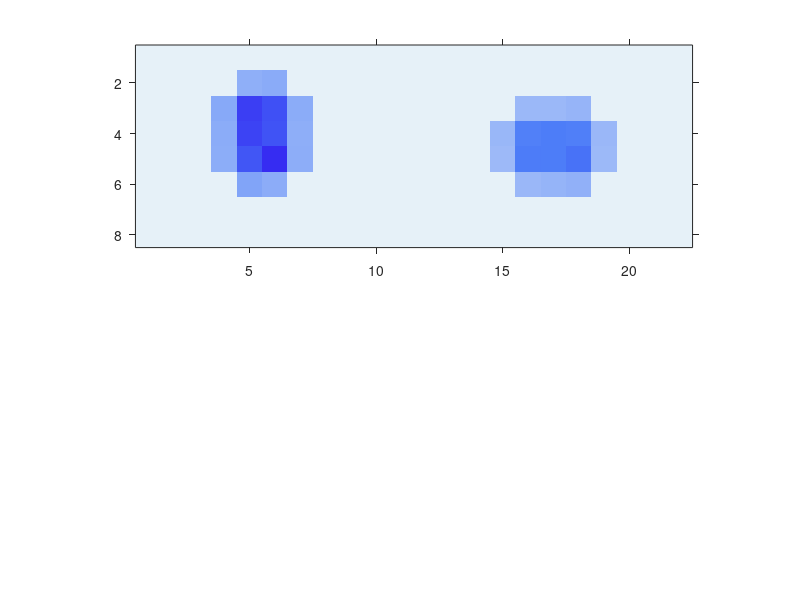

Write the MATLAB code that produced this figure. (Note: this script raises an error after producing the figure.)
clc;clear;close all
x_num1=22;y_num1=8;
rec_num=35;
src_num1=x_num1*y_num1;
da1=load("multi_test_mod_f1.txt");
A1=da1(:,1);
t1=da1(:,2);
d1=da1(:,3);
t1(A1==0)=0;
da1=load("multi_inv_mod_f1.txt");
A_init1=da1(:,1);
t_init1=da1(:,2);
d_init1=da1(:,3);
t_init1(A_init1<0.1)=0;

x_num2=14;y_num2=6;
src_num2=x_num2*y_num2;
da2=load("multi_test_mod_f2.txt");
A2=da2(:,1);
t2=da2(:,2);
d2=da2(:,3);
t2(A2==0)=0;
da2=load("multi_inv_mod_f2.txt");
A_init2=da2(:,1);
t_init2=da2(:,2);
d_init2=da2(:,3);
t_init2(A_init2<0.1)=0;


fs=13;
load c1.mat
load c3.mat
%subfigure a--------------------------------------------------------------
a1=reshape(A1,[x_num1,y_num1]);
a1=fliplr(a1);
a2=reshape(A2,[x_num2,y_num2]);
a2=fliplr(a2);
figure
subplot(2,1,1)
colormap(c3)
imagesc(a1');
set(gca,'TickDir','out')
axis equal
xlim([0.5 x_num1+0.5])
ylim([0.5 y_num1+0.5])
clim([0 10]);
ax = gca; 
ax.XAxisLocation = 'top'; 
ax.FontSize=fs;
ax.FontName='Arial';
ax.FontWeight="bold";
ax.XAxis.MinorTick = 'on';
ax.YAxis.MinorTick = 'on';
xlabel("Distance along strike of Fault-1 (km)",'FontSize',fs,"fontweight",'bold','FontName','Arial')
ax.XAxis.MinorTickValues = 0.5:1:22.5;
xticks([0.5,5.5, 10.5, 15.5, 20.5]);
xticklabels({'0','25', '50', '75', '100'});
ylabel("Depth (km)",'FontSize',fs,"fontweight",'bold','FontName','Arial')
yticks([2.3475,4.6569,6.9663]);
yticklabels({'10','20','30'});
sub_fault_mid=zeros(src_num1,2);
sub_fault_length=zeros(src_num1,2);
k=1;
for i=1:y_num1
    for j=1:x_num1
    sub_fault_mid(k,1)=j;
    sub_fault_mid(k,2)=y_num1-i+1;
    sub_fault_length(k,1)=A1(k)*cos(d1(k)*pi/180);
    sub_fault_length(k,2)=-A1(k)*sin(d1(k)*pi/180);
    k=k+1;
    end
end
hold on
set(gca, 'box', 'off');
XL = get(gca,'xlim'); XR = XL(2);
YL = get(gca,'ylim'); YT = YL(2);
plot(XL,YT*ones(size(XL)),'k','linewidth',0.5)
hold on
plot(XR*ones(size(YL)),YL,'k','linewidth',0.5)
hold on
quiver(sub_fault_mid(:,1),sub_fault_mid(:,2),sub_fault_length(:,1),sub_fault_length(:,2),0.8,'k')

subplot(2,1,2)
colormap(c3)
imagesc(a2')
set(gca,'TickDir','out')
axis equal
xlim([0.5 x_num2+0.5])
ylim([0.5 y_num2+0.5])
pbaspect([1 1 1]);
clim([0 10]);
ax = gca; 
ax.FontSize=fs;
ax.FontName='Arial';
ax.FontWeight="bold";
ax.XAxis.MinorTick = 'on';
ax.YAxis.MinorTick = 'on';
ax.XAxis.MinorTickValues = 0.5:1.4:14.5;
% xlabel("Distance along strike of Fault-2 (km)",'FontSize',fs,"fontweight",'bold','FontName','Arial','Position',[8.657486990680846,8.084094456978676,1])
xticks([0.5,7.5, 14.5]);
xticklabels({'0','35','70'});
ylabel("Depth (km)",'FontSize',fs,"fontweight",'bold','FontName','Arial')
yticks([2.5887,5.1995]);
yticklabels({'10','20'});
sub_fault_mid=zeros(src_num2,2);
sub_fault_length=zeros(src_num2,2);
k=1;
for i=1:y_num2
    for j=1:x_num2
    sub_fault_mid(k,1)=j;
    sub_fault_mid(k,2)=y_num2-i+1;
    sub_fault_length(k,1)=A2(k)*cos(d2(k)*pi/180);
    sub_fault_length(k,2)=-A2(k)*sin(d2(k)*pi/180);
    k=k+1;
    end
end
hold on
set(gca, 'box', 'off');
XL = get(gca,'xlim'); XR = XL(2);
YL = get(gca,'ylim'); YT = YL(1);
plot(XL,YT*ones(size(XL)),'k','linewidth',0.5)
hold on
plot(XR*ones(size(YL)),YL,'k','linewidth',0.5)
hold on
quiver(sub_fault_mid(:,1),sub_fault_mid(:,2),sub_fault_length(:,1),sub_fault_length(:,2),0.8*70/110,'k')
set(gca, 'Position', [0.215178571428571,0.307993197278912,0.452678571428571,0.258673469387755]); 
% exportgraphics(gcf, 'C:\Users\yuqinhua\Desktop\反演绘图\pic\mod2_a1.png', 'Resolution', 900);

%subfigure b--------------------------------------------------------------
a1=reshape(A_init1,[x_num1,y_num1]);
a1=fliplr(a1);
a2=reshape(A_init2,[x_num2,y_num2]);
a2=fliplr(a2);
figure
subplot(2,1,1)
colormap(c3)
imagesc(a1');
set(gca,'TickDir','out')
axis equal
xlim([0.5 x_num1+0.5])
ylim([0.5 y_num1+0.5])
clim([0 10]);
ax = gca; 
ax.XAxisLocation = 'top'; 
ax.FontSize=fs;
ax.FontName='Arial';
ax.FontWeight="bold";
ax.XAxis.MinorTick = 'on';
ax.YAxis.MinorTick = 'on';
ax.XAxis.MinorTickValues = 0.5:1:22.5;
% xlabel("Distance along strike of Fault-1 (km)",'FontSize',fs,"fontweight",'bold','FontName','Arial')
xticks([0.5,5.5, 10.5, 15.5, 20.5]);
xticklabels({'0','25', '50', '75', '100'});
ylabel("Depth (km)",'FontSize',fs,"fontweight",'bold','FontName','Arial')
yticks([2.3475,4.6569,6.9663]);
yticklabels({'10','20','30'});
sub_fault_mid=zeros(src_num1,2);
sub_fault_length=zeros(src_num1,2);
k=1;
for i=1:y_num1
    for j=1:x_num1
    sub_fault_mid(k,1)=j;
    sub_fault_mid(k,2)=y_num1-i+1;
    sub_fault_length(k,1)=A_init1(k)*cos(d_init1(k)*pi/180);
    sub_fault_length(k,2)=-A_init1(k)*sin(d_init1(k)*pi/180);
    k=k+1;
    end
end
hold on
set(gca, 'box', 'off');
XL = get(gca,'xlim'); XR = XL(2);
YL = get(gca,'ylim'); YT = YL(2);
plot(XL,YT*ones(size(XL)),'k','linewidth',0.5)
hold on
plot(XR*ones(size(YL)),YL,'k','linewidth',0.5)
hold on
quiver(sub_fault_mid(:,1),sub_fault_mid(:,2),sub_fault_length(:,1),sub_fault_length(:,2),0.8,'k')

subplot(2,1,2)
colormap(c3)
imagesc(a2')
set(gca,'TickDir','out')
axis equal
xlim([0.5 x_num2+0.5])
ylim([0.5 y_num2+0.5])
pbaspect([1 1 1]);
clim([0 10]);
ax = gca; 
ax.FontSize=fs;
ax.FontName='Arial';
ax.FontWeight="bold";
ax.XAxis.MinorTick = 'on';
ax.YAxis.MinorTick = 'on';
ax.XAxis.MinorTickValues = 0.5:1.4:14.5;
xlabel("Distance along strike of Fault-2 (km)",'FontSize',fs,"fontweight",'bold','FontName','Arial','Position',[8.657486990680846,8.084094456978676,1])
xticks([0.5,7.5, 14.5]);
xticklabels({'0','35','70'});
ylabel("Depth (km)",'FontSize',fs,"fontweight",'bold','FontName','Arial')
yticks([2.5887,5.1995]);
yticklabels({'10','20'});
c = colorbar;
c.Location='southoutside';
% c.Title.Rotation = -90;
c.Title.String = 'Strength coefficient';
c.Title.FontSize = fs;
c.Title.FontWeight = 'bold';
c.Position = [0.217857142857143,0.121428571428572,0.601785714285714,0.03853471120346];
c.Title.Position=[129.0000000000001,-32.831565970910255,0];
sub_fault_mid=zeros(src_num2,2);
sub_fault_length=zeros(src_num2,2);
k=1;
for i=1:y_num2
    for j=1:x_num2
    sub_fault_mid(k,1)=j;
    sub_fault_mid(k,2)=y_num2-i+1;
    sub_fault_length(k,1)=A_init2(k)*cos(d_init2(k)*pi/180);
    sub_fault_length(k,2)=-A_init2(k)*sin(d_init2(k)*pi/180);
    k=k+1;
    end
end
hold on
set(gca, 'box', 'off');
XL = get(gca,'xlim'); XR = XL(2);
YL = get(gca,'ylim'); YT = YL(1);
plot(XL,YT*ones(size(XL)),'k','linewidth',0.5)
hold on
plot(XR*ones(size(YL)),YL,'k','linewidth',0.5)
hold on
quiver(sub_fault_mid(:,1),sub_fault_mid(:,2),sub_fault_length(:,1),sub_fault_length(:,2),0.8*70/110,'k')
set(gca, 'Position', [0.215178571428571,0.307993197278912,0.452678571428571,0.258673469387755]); 
% exportgraphics(gcf, 'C:\Users\yuqinhua\Desktop\反演绘图\pic\mod2_a2.png', 'Resolution', 900);

%subfigure c--------------------------------------------------------------
a1=reshape(t1,[x_num1,y_num1]);
a1=fliplr(a1);
a2=reshape(t2,[x_num2,y_num2]);
a2=fliplr(a2);
figure
subplot(2,1,1)
colormap(c1)
imagesc(a1');
set(gca,'TickDir','out')
axis equal
xlim([0.5 x_num1+0.5])
ylim([0.5 y_num1+0.5])
clim([0 130]);
ax = gca; 
ax.XAxisLocation = 'top'; 
ax.FontSize=fs;
ax.FontName='Arial';
ax.FontWeight="bold";
ax.XAxis.MinorTick = 'on';
ax.YAxis.MinorTick = 'on';
xlabel("Distance along strike of Fault-1 (km)",'FontSize',fs,"fontweight",'bold','FontName','Arial')
ax.XAxis.MinorTickValues = 0.5:1:22.5;
xticks([0.5,5.5, 10.5, 15.5, 20.5]);
xticklabels({'0','25', '50', '75', '100'});
ylabel("Depth (km)",'FontSize',fs,"fontweight",'bold','FontName','Arial')
yticks([2.3475,4.6569,6.9663]);
yticklabels({'10','20','30'});
hold on
set(gca, 'box', 'off');
XL = get(gca,'xlim'); XR = XL(2);
YL = get(gca,'ylim'); YT = YL(2);
plot(XL,YT*ones(size(XL)),'k','linewidth',0.5)
hold on
plot(XR*ones(size(YL)),YL,'k','linewidth',0.5)


subplot(2,1,2)
colormap(c1)
imagesc(a2')
set(gca,'TickDir','out')
axis equal
xlim([0.5 x_num2+0.5])
ylim([0.5 y_num2+0.5])
pbaspect([1 1 1]);
clim([0 130]);
ax = gca; 
ax.FontSize=fs;
ax.FontName='Arial';
ax.FontWeight="bold";
ax.XAxis.MinorTick = 'on';
ax.YAxis.MinorTick = 'on';
ax.XAxis.MinorTickValues = 0.5:1.4:14.5;
xlabel("Distance along strike of Fault-2 (km)",'FontSize',fs,"fontweight",'bold','FontName','Arial','Position',[8.657486990680846,8.084094456978676,1])
xticks([0.5,7.5, 14.5]);
xticklabels({'0','35','70'});
ylabel("Depth (km)",'FontSize',fs,"fontweight",'bold','FontName','Arial')
yticks([2.5887,5.1995]);
yticklabels({'10','20'});
hold on
set(gca, 'box', 'off');
XL = get(gca,'xlim'); XR = XL(2);
YL = get(gca,'ylim'); YT = YL(1);
plot(XL,YT*ones(size(XL)),'k','linewidth',0.5)
hold on
plot(XR*ones(size(YL)),YL,'k','linewidth',0.5)
set(gca, 'Position', [0.215178571428571,0.307993197278912,0.452678571428571,0.258673469387755]); 
% exportgraphics(gcf, 'C:\Users\yuqinhua\Desktop\反演绘图\pic\mod2_t1.png', 'Resolution', 900);

%subfigure d--------------------------------------------------------------
a1=reshape(t_init1,[x_num1,y_num1]);
a1=fliplr(a1);
a2=reshape(t_init2,[x_num2,y_num2]);
a2=fliplr(a2);
figure
subplot(2,1,1)
colormap(c1)
imagesc(a1');
set(gca,'TickDir','out')
axis equal
xlim([0.5 x_num1+0.5])
ylim([0.5 y_num1+0.5])
clim([0 130]);
ax = gca; 
ax.XAxisLocation = 'top'; 
ax.FontSize=fs;
ax.FontName='Arial';
ax.FontWeight="bold";
ax.XAxis.MinorTick = 'on';
ax.YAxis.MinorTick = 'on';
ax.XAxis.MinorTickValues = 0.5:1:22.5;
xlabel("Distance along strike of Fault-1 (km)",'FontSize',fs,"fontweight",'bold','FontName','Arial')
xticks([0.5,5.5, 10.5, 15.5, 20.5]);
xticklabels({'0','25', '50', '75', '100'});
ylabel("Depth (km)",'FontSize',fs,"fontweight",'bold','FontName','Arial')
yticks([2.3475,4.6569,6.9663]);
yticklabels({'10','20','30'});
c = colorbar;
c.Location='southoutside';
c.Title.String = 'Time difference (s)';
c.Title.FontSize = fs;
c.Title.FontWeight = 'bold';
c.Position = [0.217857142857143,0.121428571428572,0.601785714285714,0.03853471120346];
c.Title.Position=[129.0000000000001,-32.831565970910255,0];
hold on
set(gca, 'box', 'off');
XL = get(gca,'xlim'); XR = XL(2);
YL = get(gca,'ylim'); YT = YL(2);
plot(XL,YT*ones(size(XL)),'k','linewidth',0.5)
hold on
plot(XR*ones(size(YL)),YL,'k','linewidth',0.5)

subplot(2,1,2)
colormap(c1)
imagesc(a2')
set(gca,'TickDir','out')
axis equal
xlim([0.5 x_num2+0.5])
ylim([0.5 y_num2+0.5])
pbaspect([1 1 1]);
clim([0 130]);
ax = gca; 
ax.FontSize=fs;
ax.FontName='Arial';
ax.FontWeight="bold";
ax.XAxis.MinorTick = 'on';
ax.YAxis.MinorTick = 'on';
ax.XAxis.MinorTickValues = 0.5:1.4:14.5;
xlabel("Distance along strike of Fault-2 (km)",'FontSize',fs,"fontweight",'bold','FontName','Arial','Position',[8.657486990680846,8.084094456978676,1])
xticks([0.5,7.5, 14.5]);
xticklabels({'0','35','70'});
ylabel("Depth (km)",'FontSize',fs,"fontweight",'bold','FontName','Arial')
yticks([2.5887,5.1995]);
yticklabels({'10','20'});
hold on
set(gca, 'box', 'off');
XL = get(gca,'xlim'); XR = XL(2);
YL = get(gca,'ylim'); YT = YL(1);
plot(XL,YT*ones(size(XL)),'k','linewidth',0.5)
hold on
plot(XR*ones(size(YL)),YL,'k','linewidth',0.5)
set(gca, 'Position', [0.215178571428571,0.307993197278912,0.452678571428571,0.258673469387755]); 
% exportgraphics(gcf, 'C:\Users\yuqinhua\Desktop\反演绘图\pic\mod2_t2.png', 'Resolution', 900);


% b_init=load("sph_1_result/field_true.field");
% b_fed=load("sph_1_result/step900.field");
% for i=1:rec_num
%     figure
%     subplot(3,1,1)
%     plot(t_all,b_init(:,1+3*(i-1)),t_all,b_fed(:,1+3*(i-1)))
%     subplot(3,1,2)
%     plot(t_all,b_init(:,2+3*(i-1)),t_all,b_fed(:,2+3*(i-1)))
%     subplot(3,1,3)
%     plot(t_all,b_init(:,3*i),t_all,b_fed(:,3*i))
% end

function b_fed=interp_2d(fed,t,A,d,t_all,t_sgl)
b_fed=zeros(length(t_all),size(fed,2));
for i=1:size(fed,3)
    x=t(i)+t_sgl;
    y=1:size(fed,2);
    F = griddedInterpolant({x,y},fed(:,:,i,d(i)));
    xq=t_all;
    yq=y;
    vq = F({xq,yq});
    vq(t_all<t(i),:)=0;
    vq(t_all>t(i)+t_sgl(end),:)=0;
    b_fed=b_fed+A(i)*vq;
end
end

